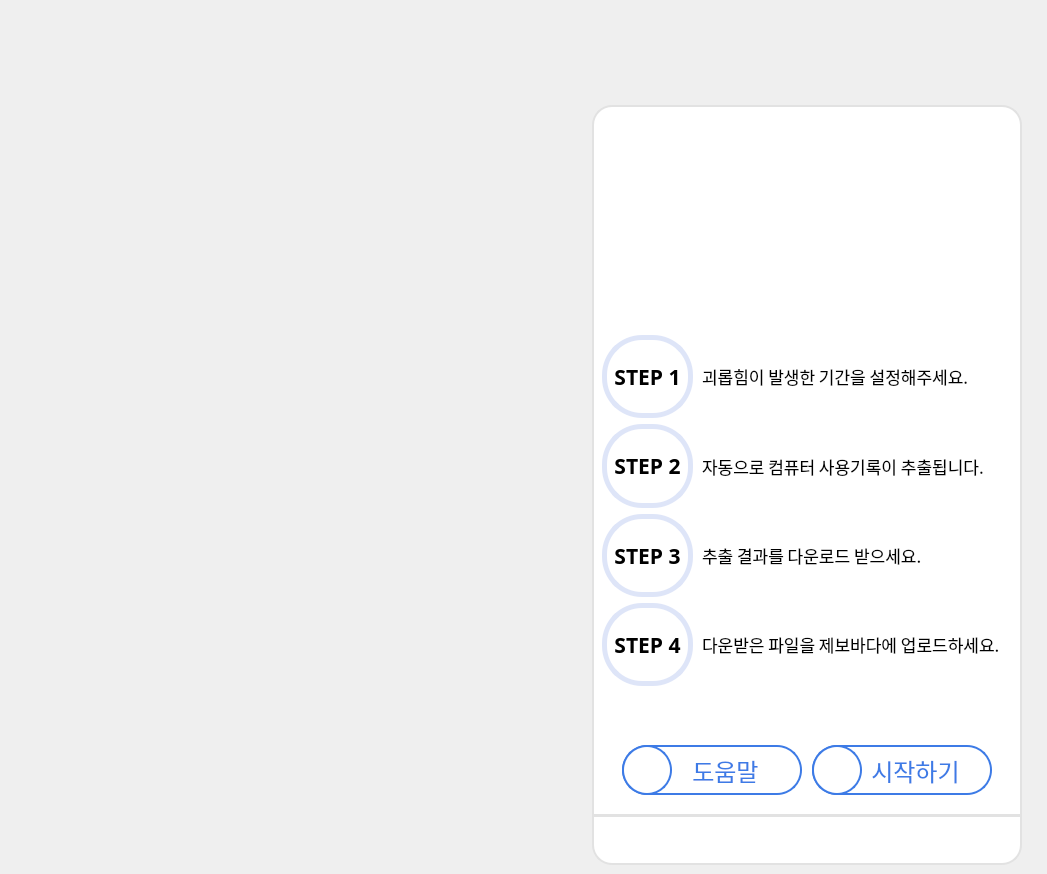
    <widget class="QWidget" name="page">
     <widget class="QLabel" name="label">
      <property name="geometry">
       <rect>
        <x>592</x>
        <y>105</y>
        <width>430</width>
        <height>711</height>
       </rect>
      </property>
      <property name="styleSheet">
       <string notr="true">background-color: rgb(255, 255, 255);
border-top-left-radius: 20px;
border-top-right-radius: 20px;
border: 2px solid #E2E2E2;</string>
      </property>
      <property name="text">
       <string/>
      </property>
     </widget>
     <widget class="QLabel" name="label_2">
      <property name="geometry">
       <rect>
        <x>592</x>
        <y>815</y>
        <width>430</width>
        <height>50</height>
       </rect>
      </property>
      <property name="styleSheet">
       <string notr="true">background-color: white;
border-bottom-left-radius: 20px;
border-bottom-right-radius: 20px;
border: 2px solid #E2E2E2;</string>
      </property>
      <property name="text">
       <string/>
      </property>
     </widget>
     <widget class="QWidget" name="horizontalLayoutWidget_2">
      <property name="geometry">
       <rect>
        <x>922</x>
        <y>125</y>
        <width>86</width>
        <height>31</height>
       </rect>
      </property>
      <layout class="QHBoxLayout" name="horizontalLayout_2">
       <item>
        <widget class="QPushButton" name="minBtn_main">
         <property name="cursor">
          <cursorShape>ArrowCursor</cursorShape>
         </property>
         <property name="styleSheet">
          <string notr="true">QPushButton
{
	background-color: rgb(255,255,255);
	border-radius: 8px;
}
QPushButton::hover
{
	background-color: #D3D3D3;
	border-radius: 8px;
}</string>
         </property>
         <property name="text">
          <string/>
         </property>
         <property name="icon">
          <iconset>
           <normaloff>icons/minimize.png</normaloff>icons/minimize.png</iconset>
         </property>
        </widget>
       </item>
       <item>
        <widget class="QPushButton" name="maxBtn_main">
         <property name="styleSheet">
          <string notr="true">QPushButton
{
	background-color: rgb(255,255,255);
	border-radius: 8px;
}
QPushButton::hover
{
	background-color: #D3D3D3;
	border-radius: 8px;
}</string>
         </property>
         <property name="text">
          <string/>
         </property>
         <property name="icon">
          <iconset>
           <normaloff>icons/maximize.jpg</normaloff>icons/maximize.jpg</iconset>
         </property>
        </widget>
       </item>
       <item>
        <widget class="QPushButton" name="exitBtn_main">
         <property name="cursor">
          <cursorShape>ArrowCursor</cursorShape>
         </property>
         <property name="styleSheet">
          <string notr="true">QPushButton
{
	background-color: rgb(255,255,255);
	border-radius: 8px;
}
QPushButton::hover
{
	background-color: #D3D3D3;
	border-radius: 8px;
}</string>
         </property>
         <property name="text">
          <string/>
         </property>
         <property name="icon">
          <iconset>
           <normaloff>icons/close.png</normaloff>icons/close.png</iconset>
         </property>
        </widget>
       </item>
      </layout>
     </widget>
     <widget class="QWidget" name="verticalLayoutWidget">
      <property name="geometry">
       <rect>
        <x>602</x>
        <y>335</y>
        <width>91</width>
        <height>351</height>
       </rect>
      </property>
      <layout class="QVBoxLayout" name="verticalLayout_3">
       <item>
        <widget class="QLabel" name="label_step1">
         <property name="font">
          <font>
           <family>나눔스퀘어 Bold</family>
           <pointsize>16</pointsize>
           <weight>75</weight>
           <bold>true</bold>
          </font>
         </property>
         <property name="styleSheet">
          <string notr="true">border-radius: 40;
border: 5px solid #DEE5F8;</string>
         </property>
         <property name="text">
          <string>STEP 1</string>
         </property>
         <property name="alignment">
          <set>Qt::AlignCenter</set>
         </property>
        </widget>
       </item>
       <item>
        <widget class="QLabel" name="label_45">
         <property name="font">
          <font>
           <family>나눔스퀘어 Bold</family>
           <pointsize>16</pointsize>
           <weight>75</weight>
           <bold>true</bold>
          </font>
         </property>
         <property name="styleSheet">
          <string notr="true">border-radius: 40;
border: 5px solid #DEE5F8;</string>
         </property>
         <property name="text">
          <string>STEP 2</string>
         </property>
         <property name="alignment">
          <set>Qt::AlignCenter</set>
         </property>
        </widget>
       </item>
       <item>
        <widget class="QLabel" name="label_46">
         <property name="font">
          <font>
           <family>나눔스퀘어 Bold</family>
           <pointsize>16</pointsize>
           <weight>75</weight>
           <bold>true</bold>
          </font>
         </property>
         <property name="styleSheet">
          <string notr="true">border-radius: 40;
border: 5px solid #DEE5F8;</string>
         </property>
         <property name="text">
          <string>STEP 3</string>
         </property>
         <property name="alignment">
          <set>Qt::AlignCenter</set>
         </property>
        </widget>
       </item>
       <item>
        <widget class="QLabel" name="label_47">
         <property name="font">
          <font>
           <family>나눔스퀘어 Bold</family>
           <pointsize>16</pointsize>
           <weight>75</weight>
           <bold>true</bold>
          </font>
         </property>
         <property name="styleSheet">
          <string notr="true">border-radius: 40;
border: 5px solid #DEE5F8;</string>
         </property>
         <property name="text">
          <string>STEP 4</string>
         </property>
         <property name="alignment">
          <set>Qt::AlignCenter</set>
         </property>
        </widget>
       </item>
      </layout>
     </widget>
     <widget class="QWidget" name="verticalLayoutWidget_3">
      <property name="geometry">
       <rect>
        <x>702</x>
        <y>335</y>
        <width>301</width>
        <height>351</height>
       </rect>
      </property>
      <layout class="QVBoxLayout" name="verticalLayout_4">
       <item>
        <widget class="QLabel" name="label_11">
         <property name="font">
          <font>
           <family>나눔스퀘어</family>
           <pointsize>13</pointsize>
           <weight>50</weight>
           <bold>false</bold>
          </font>
         </property>
         <property name="text">
          <string>괴롭힘이 발생한 기간을 설정해주세요.</string>
         </property>
        </widget>
       </item>
       <item>
        <widget class="QLabel" name="label_10">
         <property name="font">
          <font>
           <family>나눔스퀘어</family>
           <pointsize>13</pointsize>
           <weight>50</weight>
           <bold>false</bold>
          </font>
         </property>
         <property name="text">
          <string>자동으로 컴퓨터 사용기록이 추출됩니다.</string>
         </property>
        </widget>
       </item>
       <item>
        <widget class="QLabel" name="label_12">
         <property name="font">
          <font>
           <family>나눔스퀘어</family>
           <pointsize>13</pointsize>
           <weight>50</weight>
           <bold>false</bold>
          </font>
         </property>
         <property name="text">
          <string>추출 결과를 다운로드 받으세요.</string>
         </property>
        </widget>
       </item>
       <item>
        <widget class="QLabel" name="label_13">
         <property name="font">
          <font>
           <family>나눔스퀘어</family>
           <pointsize>13</pointsize>
           <weight>50</weight>
           <bold>false</bold>
          </font>
         </property>
         <property name="text">
          <string>다운받은 파일을 제보바다에 업로드하세요.</string>
         </property>
        </widget>
       </item>
      </layout>
     </widget>
     <widget class="QPushButton" name="nextBtn_main">
      <property name="geometry">
       <rect>
        <x>812</x>
        <y>745</y>
        <width>180</width>
        <height>50</height>
       </rect>
      </property>
      <property name="font">
       <font>
        <family>나눔스퀘어 Bold</family>
        <pointsize>18</pointsize>
        <weight>50</weight>
        <bold>false</bold>
       </font>
      </property>
      <property name="cursor">
       <cursorShape>PointingHandCursor</cursorShape>
      </property>
      <property name="styleSheet">
       <string notr="true">QPushButton
{
	color: #3D7BE6;
	background-color: white;
	border: 2px solid #3D7BE6;
	border-radius: 25px;
}
QPushButton::hover
{
	color: white;
	background-color: #3D7BE6;
	border-radius: 25px;
}
QPushButton::pressed
{
	color: white;
	background-color: rgb(58, 134, 255);
	border-radius: 25px;
}</string>
      </property>
      <property name="text">
       <string>     시작하기</string>
      </property>
     </widget>
     <widget class="QWidget" name="horizontalLayoutWidget">
      <property name="geometry">
       <rect>
        <x>596</x>
        <y>818</y>
        <width>421</width>
        <height>41</height>
       </rect>
      </property>
      <layout class="QHBoxLayout" name="horizontalLayout">
       <item>
        <widget class="QPushButton" name="homeBtn_main">
         <property name="cursor">
          <cursorShape>ArrowCursor</cursorShape>
         </property>
         <property name="styleSheet">
          <string notr="true">QPushButton
{
	background-color: rgb(255,255,255);
	border-radius: 8px;
}
QPushButton::hover
{
	background-color: #D3D3D3;
	border-radius: 8px;
}</string>
         </property>
         <property name="text">
          <string/>
         </property>
         <property name="icon">
          <iconset>
           <normaloff>icons/home.png</normaloff>icons/home.png</iconset>
         </property>
         <property name="iconSize">
          <size>
           <width>30</width>
           <height>30</height>
          </size>
         </property>
        </widget>
       </item>
       <item>
        <widget class="QPushButton" name="downMenuBtn_main">
         <property name="cursor">
          <cursorShape>ArrowCursor</cursorShape>
         </property>
         <property name="styleSheet">
          <string notr="true">QPushButton
{
	background-color: rgb(255,255,255);
	border-radius: 8px;
}
QPushButton::hover
{
	background-color: #D3D3D3;
	border-radius: 8px;
}</string>
         </property>
         <property name="text">
          <string/>
         </property>
         <property name="icon">
          <iconset>
           <normaloff>icons/download.png</normaloff>icons/download.png</iconset>
         </property>
         <property name="iconSize">
          <size>
           <width>30</width>
           <height>30</height>
          </size>
         </property>
        </widget>
       </item>
       <item>
        <widget class="QPushButton" name="internetBtn_main">
         <property name="cursor">
          <cursorShape>ArrowCursor</cursorShape>
         </property>
         <property name="styleSheet">
          <string notr="true">QPushButton
{
	background-color: rgb(255,255,255);
	border-radius: 8px;
}
QPushButton::hover
{
	background-color: #D3D3D3;
	border-radius: 8px;
}</string>
         </property>
         <property name="text">
          <string/>
         </property>
         <property name="icon">
          <iconset>
           <normaloff>icons/internet.png</normaloff>icons/internet.png</iconset>
         </property>
         <property name="iconSize">
          <size>
           <width>30</width>
           <height>30</height>
          </size>
         </property>
        </widget>
       </item>
       <item>
        <widget class="QPushButton" name="infoBtn_main">
         <property name="cursor">
          <cursorShape>ArrowCursor</cursorShape>
         </property>
         <property name="styleSheet">
          <string notr="true">QPushButton
{
	background-color: rgb(255,255,255);
	border-radius: 8px;
}
QPushButton::hover
{
	background-color: #D3D3D3;
	border-radius: 8px;
}</string>
         </property>
         <property name="text">
          <string/>
         </property>
         <property name="icon">
          <iconset>
           <normaloff>icons/info.png</normaloff>icons/info.png</iconset>
         </property>
         <property name="iconSize">
          <size>
           <width>30</width>
           <height>30</height>
          </size>
         </property>
        </widget>
       </item>
      </layout>
     </widget>
     <widget class="QLabel" name="logo_main">
      <property name="geometry">
       <rect>
        <x>557</x>
        <y>195</y>
        <width>481</width>
        <height>151</height>
       </rect>
      </property>
      <property name="text">
       <string/>
      </property>
      <property name="pixmap">
       <pixmap>icons/JB_Logo.png</pixmap>
      </property>
      <property name="scaledContents">
       <bool>true</bool>
      </property>
     </widget>
     <widget class="QPushButton" name="helpBtn_main">
      <property name="geometry">
       <rect>
        <x>622</x>
        <y>745</y>
        <width>180</width>
        <height>50</height>
       </rect>
      </property>
      <property name="font">
       <font>
        <family>나눔스퀘어 Bold</family>
        <pointsize>18</pointsize>
        <weight>50</weight>
        <bold>false</bold>
       </font>
      </property>
      <property name="cursor">
       <cursorShape>PointingHandCursor</cursorShape>
      </property>
      <property name="styleSheet">
       <string notr="true">QPushButton
{
	color: #3D7BE6;
	background-color: white;
	border: 2px solid #3D7BE6;
	border-radius: 25px;
}
QPushButton::hover
{
	color: white;
	background-color: #3D7BE6;
	border-radius: 25px;
}
QPushButton::pressed
{
	color: white;
	background-color: rgb(58, 134, 255);
	border-radius: 25px;
}</string>
      </property>
      <property name="text">
       <string>     도움말</string>
      </property>
     </widget>
     <widget class="QLabel" name="label_21">
      <property name="geometry">
       <rect>
        <x>812</x>
        <y>745</y>
        <width>50</width>
        <height>50</height>
       </rect>
      </property>
      <property name="styleSheet">
       <string notr="true">QLabel
{
	background-color: white;
	border: 2px solid #3D7BE6;
	border-radius: 25px;
	padding :10px
}</string>
      </property>
      <property name="frameShadow">
       <enum>QFrame::Plain</enum>
      </property>
      <property name="text">
       <string/>
      </property>
      <property name="pixmap">
       <pixmap>icons/play.png</pixmap>
      </property>
      <property name="scaledContents">
       <bool>true</bool>
      </property>
      <property name="wordWrap">
       <bool>false</bool>
      </property>
      <property name="margin">
       <number>0</number>
      </property>
     </widget>
     <widget class="QLabel" name="label_24">
      <property name="geometry">
       <rect>
        <x>622</x>
        <y>745</y>
        <width>50</width>
        <height>50</height>
       </rect>
      </property>
      <property name="styleSheet">
       <string notr="true">QLabel
{
	background-color: white;
	border: 2px solid #3D7BE6;
	border-radius: 25px;
	padding :6px
}</string>
      </property>
      <property name="frameShadow">
       <enum>QFrame::Plain</enum>
      </property>
      <property name="text">
       <string/>
      </property>
      <property name="pixmap">
       <pixmap>icons/faq.png</pixmap>
      </property>
      <property name="scaledContents">
       <bool>true</bool>
      </property>
      <property name="wordWrap">
       <bool>false</bool>
      </property>
      <property name="margin">
       <number>0</number>
      </property>
     </widget>
    </widget>
